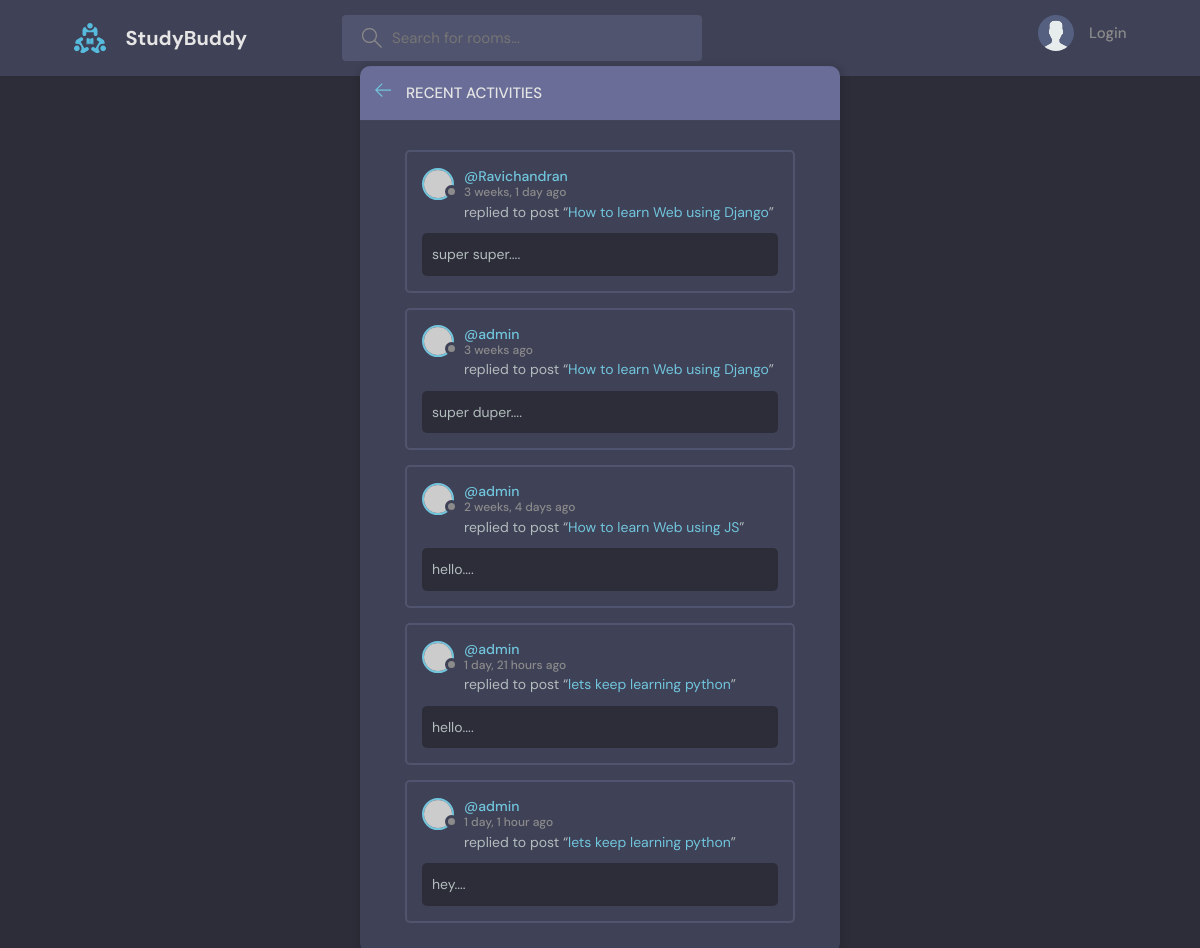
The page /activity on the database its author committed.
### base/models.py (models this page shows, shortened)
class Message(models.Model):
    user = models.ForeignKey(User, on_delete=models.CASCADE)
    room = models.ForeignKey(Room,on_delete=models.CASCADE)
    body = models.TextField()
    updated = models.DateTimeField(auto_now=True)
    created = models.DateTimeField(auto_now_add=True)

class Room(models.Model):
    host = models.ForeignKey(User, on_delete=models.SET_NULL,null=True)
    topic = models.ForeignKey(Topic, on_delete=models.SET_NULL,null=True)
    name = models.CharField(max_length=100)
    description = models.TextField(null=0,blank=0)
    participants = models.ManyToManyField(User,related_name="participants",blank=True)
    updated = models.DateTimeField(auto_now=True)
    created = models.DateTimeField(auto_now_add=True)
    def __str__(self):
        return self.name
    class Meta:
        ordering = ['-updated','-created']

### base/views.py (the view)
# urls.py: path("activity",views.activityPage, name="activity"),
def activityPage(request):
    return render(request,'base/activity.html',{
    'room_messages':Message.objects.all()
    })

### templates/base/activity.html (shortened to what this page needs)
{% extends "base/base.html" %}
{% block content %}
<main class="layout">
    <div class="container">
        <div class="layout__box">
            <div class="layout__boxHeader">
                <div class="layout__boxTitle">
                    <a href="{% url 'home' %}">
                        <svg version="1.1" xmlns="http://www.w3.org/2000/svg" width="32" height="32"
                            viewBox="0 0 32 32">
                            <title>arrow-left</title>
                            <path
                                d="M13.723 2.286l-13.723 13.714 13.719 13.714 1.616-1.611-10.96-10.96h27.625v-2.286h-27.625l10.965-10.965-1.616-1.607z">
                            </path>
                        </svg>
                    </a>
                    <h3>Recent Activities</h3>
                </div>
            </div>
            <div class="activities-page layout__body">
                {% for message in room_messages|slice:":10" %}
                <div class="activities__box">
                    <div class="activities__boxHeader roomListRoom__header">
                        <a href="{% url 'user-profile' message.user.id %}" class="roomListRoom__author">
                            <div class="avatar avatar--small">
                                <img src="https://randomuser.me/api/portraits/women/11.jpg" />
                            </div>
                            <p>
                                @{{message.user}}
                                <span>{{message.created|timesince}} ago</span>
                            </p>
                        </a>
                    </div>
                    <div class="activities__boxContent">
                        <p>replied to post “<a href="{% url 'room' message.room.id %}">{{message.room}} </a>”</p>
                        <div class="activities__boxRoomContent">
                            {{message.body|slice:":50"}}....
                        </div>
                    </div>
                </div>
                {% endfor %}
            </div>
        </div>
    </div>
</main>
{% endblock %}

### templates/base/base.html (shortened to what this page needs)
{% load static %}
<!DOCTYPE html>
<html lang="en">
    <head>
        <link rel="stylesheet" href="{% static 'styles/style.css' %}" />
      </head>
<body>
    {% include 'base/navbar.html' %}
    {% block content %}
    {% endblock  %}
</body>
</html>

### templates/base/navbar.html (shortened to what this page needs)
{% load static %}
<header class="header header--loggedIn">
    <div class="container">
        <a href="{% url 'home' %}" class="header__logo">
            <img src="{% static 'images/logo.svg' %}" />
            <h1>StudyBuddy</h1>
        </a>
        <form class="header__search" action="{% url 'home' %} " method="GET">
            <label>
                <input name="q" placeholder="Search for rooms..." />
            </label>
        </form>
        <nav class="header__menu">
            {% if request.user.is_authenticated %}
            <div class="header__user">
                <a href="{% url 'user-profile' request.user.id %}">
                    <div class="avatar avatar--medium active">
                        <img src="{% static 'images/logo.svg' %}" />
                    </div>
                    <p>{{request.user.username}}<span>@{{request.user.username}}</span></p>
                </a>
                <button class="dropdown-button">
                    <svg version="1.1" xmlns="http://www.w3.org/2000/svg" width="32" height="32" viewBox="0 0 32 32">
                        <title>chevron-down</title>
                        <path d="M16 21l-13-13h-3l16 16 16-16h-3l-13 13z"></path>
                    </svg>
                </button>
            </div>
            {% else %}
            <a href="{% url 'login' %}" >
                <img src="{% static 'images/avatar.svg' %}" />
                <p >Login</p>
            </a>
            {% endif %}
        </nav>
    </div>
</header>

### static/styles/style.css (style rules this page uses)
:root { --color-main: #71c6dd; --color-main-light: #e1f6fb; --color-dark: #3f4156; --color-dark-medium: #51546e; --color-dark-light: #696d97; --color-light: #e5e5e5; --color-gray: #8b8b8b; --color-light-gray: #b2bdbd; --color-bg: #2d2d39; --color-success: #5dd693; --color-error: #fc4b0b; }
* { font-family: "DM Sans", -apple-system, BlinkMacSystemFont, "Segoe UI", Roboto, Oxygen, Ubuntu, Cantarell, "Open Sans", "Helvetica Neue", sans-serif; margin: 0; padding: 0; box-sizing: border-box; text-rendering: optimizeLegibility; font-size: inherit; }
html { font-size: 56.25%; }
@media only screen and (min-width: 1200px) { html { font-size: 62.5%; } }
body { line-height: 1.6; font-weight: 400; font-size: 1.5rem; color: var(--color-light-gray); background-color: var(--color-bg); min-height: 100vh; }
img { width: 100%; }
a { display: inline-block; color: var(--color-main); text-decoration: none; }
.container { max-width: 120rem; width: 90%; margin: auto; }
.avatar { position: relative; display: inline-block; border-radius: 50%; border: 2px solid var(--color-main); }
.avatar img { display: block; border-radius: 50%; object-fit: cover; object-position: center; }
.avatar::after { content: ""; display: block; position: absolute; background-color: var(--color-gray); z-index: 111; border-radius: 50%; border: 0.3rem solid var(--color-dark); }
.avatar.avatar--small img { width: 2.8rem; height: 2.8rem; }
.avatar.avatar--small:after { width: 0.7rem; height: 0.7rem; bottom: 0px; right: -6px; }
.header { padding: 1.5rem; background-color: var(--color-dark); }
.header > .container { display: flex; gap: 9.5rem; }
.header__logo, .header__user { display: flex; gap: 2rem; align-items: center; }
.header__logo > img { height: 3.2rem; width: 3.2rem; }
.header__logo > h1 { font-weight: 700; font-size: 2rem; color: var(--color-light); }
.header__search > label { background-color: var(--color-dark-medium); padding: 1.3rem 1rem; display: flex; align-items: center; gap: 1rem; border-radius: 4px; }
.header__search svg { fill: var(--color-gray); width: 2rem; height: 2rem; margin-left: 1rem; }
.header__search input { width: 30rem; background: transparent; border: none; outline: none; color: var(--color-light); }
.header__menu { margin-left: auto; position: relative; }
.header__menu a { display: flex; gap: 1.5rem; align-items: center; font-weight: 500; text-decoration: none; color: var(--color-gray); }
.header__menu img { height: 3.6rem; }
.header__menu p { line-height: 1.2; }
.layout { margin-top: 2.4rem; }
.layout > .container { display: flex; justify-content: space-between; align-items: flex-start; }
.layout__box { width: 90%; max-width: 48rem; min-height: 40rem; position: absolute; top: 50%; left: 50%; transform: translate(-50%, -46%); background-color: var(--color-dark); border-radius: 1rem; box-shadow: 1px 1px 6px 3px rgba(0, 0, 0, 0.1); overflow: hidden; }
.layout__boxHeader { display: flex; padding: 1.5rem; background-color: var(--color-dark-light); }
.layout__boxTitle { display: flex; gap: 1.5rem; align-items: center; }
.layout__boxTitle h3 { text-transform: uppercase; font-weight: 500; color: var(--color-light); }
.layout__boxTitle svg { width: 1.6rem; height: 1.6rem; fill: var(--color-main); }
.layout__body { margin: 3rem; }
.roomListRoom__header { display: flex; justify-content: space-between; align-items: center; }
.roomListRoom__author { font-weight: 500; display: flex; align-items: center; gap: 1rem; }
.activities__box { margin: 1.5rem; padding: 1.5rem; border: 2px solid var(--color-dark-medium); border-radius: 5px; }
.activities__boxHeader p { font-size: 1.4rem; line-height: 1.3; }
.activities__boxHeader p span { color: var(--color-gray); font-size: 1.2rem; display: block; }
.activities__boxContent { margin-left: 4.2rem; }
.activities__boxContent { font-size: 1.4rem; }
.activities__boxRoomContent { background: var(--color-bg); padding: 1rem; border-radius: 5px; margin-top: 1rem; margin-left: -4.2rem; }

### rows shown on the page
Message: user "Ravichandran", created "3 weeks, 1 day", room "How to learn Web using Django", body "super super"
Message: user "admin", created "3 weeks", room "How to learn Web using Django", body "super duper"
Message: user "admin", created "2 weeks, 4 days", room "How to learn Web using JS", body "hello"
Message: user "admin", created "1 day, 21 hours", room "lets keep learning python", body "hello"
Message: user "admin", created "1 day, 1 hour", room "lets keep learning python", body "hey"
